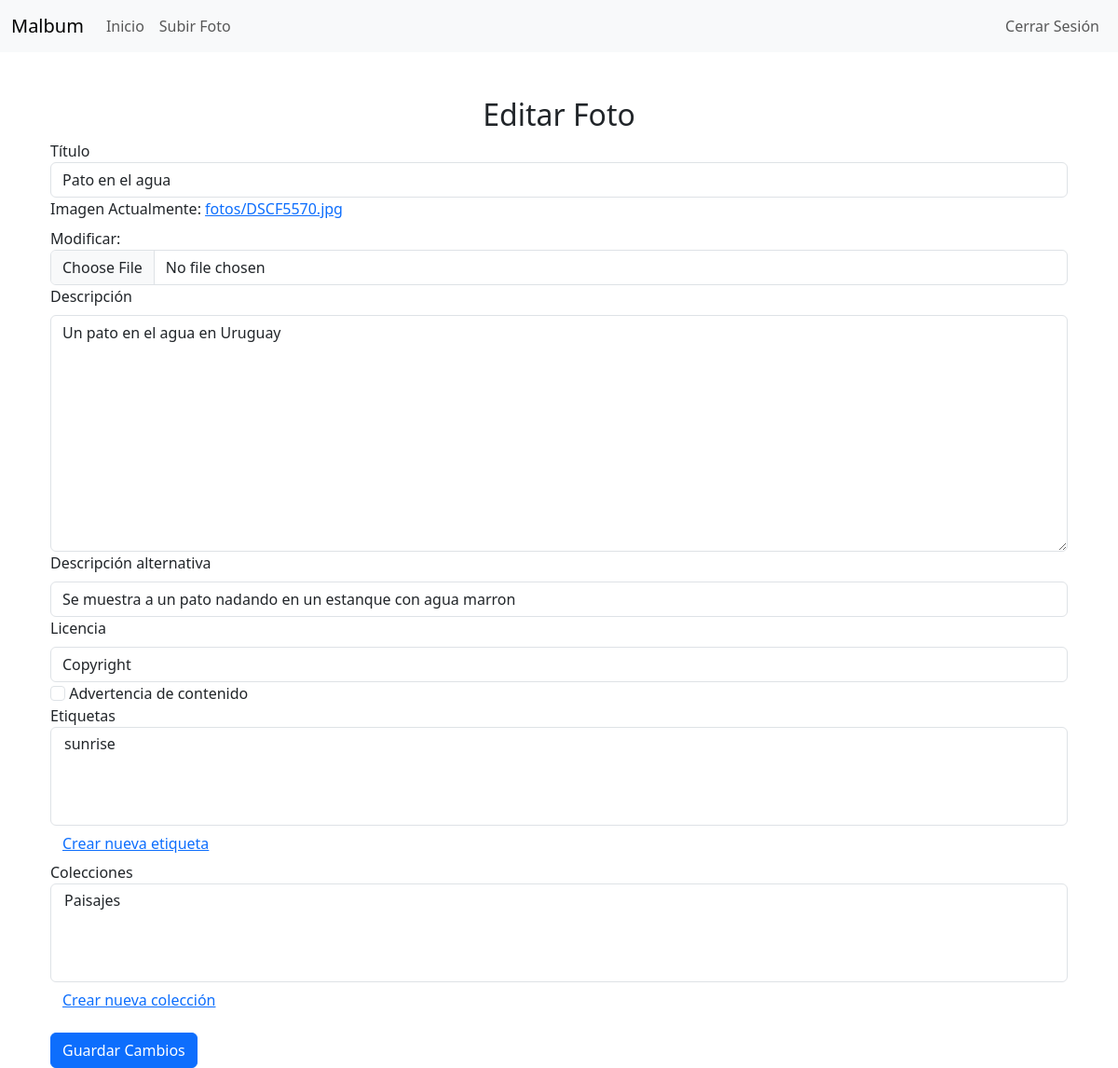
The app's page /foto/9/editar/ (signed in), older data.
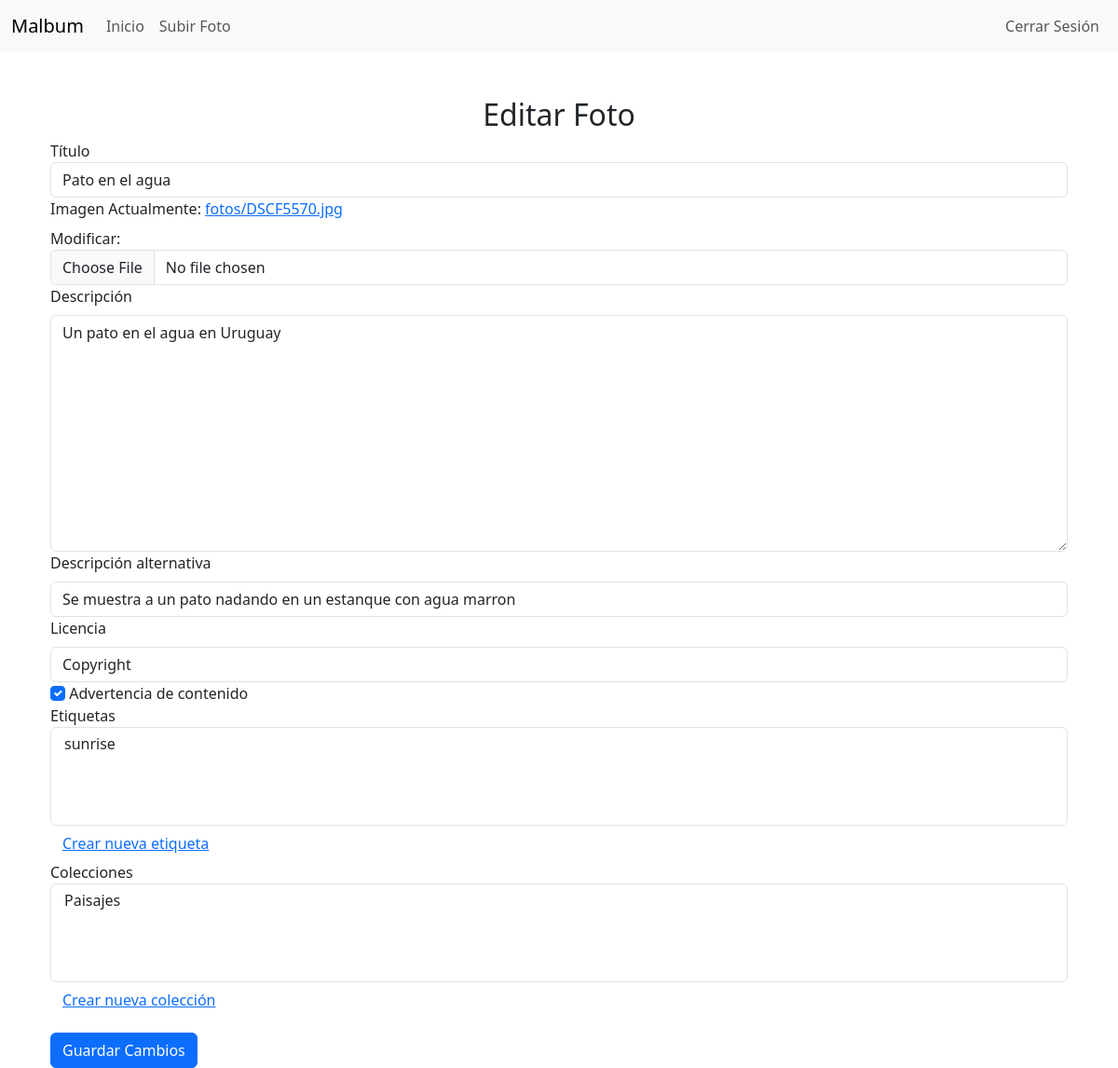
The same page, newer data.
### malbum/models.py (models this page shows, shortened)
class Foto(models.Model):
  titulo = models.CharField(max_length=255, verbose_name="Título")
  imagen = models.ImageField(upload_to='fotos/', verbose_name="Imagen")
  descripcion = models.TextField(blank=True, verbose_name="Descripción", help_text="Descripción de la imagen")
  fecha_subida = models.DateTimeField(default=timezone.now, verbose_name="Fecha de subida")
  alt_descripcion = models.CharField(max_length=255, blank=True, verbose_name="Descripción alternativa", help_text="Descripción alternativa para lectores de pantalla")
  licencia = models.CharField(max_length=255, blank=True, verbose_name="Licencia", help_text="Detalles sobre la licencia de imagen (ej. Creative Commons, Copyright, etc.)")
  advertencia_contenido = models.BooleanField(default=False, verbose_name="Advertencia de contenido", help_text="Indica si esta imagen debe mostrarse con una advertencia de contenido.")
  camara = models.CharField(max_length=100, blank=True, verbose_name="Cámara")
  lente = models.CharField(max_length=100, blank=True, verbose_name="Lente")
  configuracion = models.CharField(max_length=255, blank=True, verbose_name="Configuración")
  usuario = models.ForeignKey(get_user_model(), on_delete=models.CASCADE, related_name="fotos", verbose_name="Usuario")
  etiquetas = models.ManyToManyField('Etiqueta', blank=True, related_name="fotos", verbose_name="Etiquetas")
  colecciones = models.ManyToManyField('Coleccion', blank=True, related_name="fotos", verbose_name="Colecciones")

### malbum/views.py (the view)
# urls.py: path('foto/<int:id>/editar/', views.editar_foto, name='editar_foto'),
@login_required
def editar_foto(request, id):
  foto = get_object_or_404(Foto, id=id, usuario=request.user)
  if request.method == 'POST':
    form = FotoForm(request.POST, request.FILES, instance=foto)
    if form.is_valid():
      form.save()
      return redirect('detalle_foto', id=foto.id)
  else:
    form = FotoForm(instance=foto)
  return render(request, 'subir_foto.html', {'form': form, 'foto': foto})

### malbum/forms.py
class FotoForm(forms.ModelForm):
  class Meta:
    model = Foto
    fields = ['titulo', 'imagen', 'descripcion', 'alt_descripcion', 'licencia', 'advertencia_contenido', 'etiquetas', 'colecciones']
    labels = {
      'titulo': 'Título',
      'imagen': 'Imagen',
      'descripcion': 'Descripción',
      'alt_descripcion': 'Descripción alternativa',
      'licencia': 'Licencia',
      'advertencia_contenido': 'Advertencia de contenido',
      'etiquetas': 'Etiquetas',
      'colecciones': 'Colecciones'
    }

### malbum/models.py (called while the page is built)
  def __str__(self):
    return self.nombre

  def __str__(self):
    return self.titulo

### templates/subir_foto.html (shortened to what this page needs)
{% extends 'base.html' %}
{% block content %}
{% load widget_tweaks %}
<div class="container mt-5">
  <h2 class="text-center">{% if foto %}Editar Foto{% else %}Subir Nueva Foto{% endif %}</h2>
  <form method="post" enctype="multipart/form-data" action="{% if foto %}{% url 'editar_foto' foto.id %}{% else %}{% url 'subir_foto' %}{% endif %}" class="needs-validation" novalidate>
    <div class="form-group">
      <label for="{{ form.titulo.id_for_label }}">{{ form.titulo.label }}</label>
      {{ form.titulo|add_class:"form-control"}}
    </div>
    <div class="form-group">
      <label for="{{ form.imagen.id_for_label }}" class="form-label">{{ form.imagen.label }}</label>
      {{ form.imagen|add_class:"form-control" }}
    </div>
    <div>
      <label for="{{ form.descripcion.id_for_label }}" class="form-label">{{ form.descripcion.label}}</label>
      {{ form.descripcion|add_class:"form-control" }}
    </div>
    <div>
      <label for="{{ form.alt_descripcion.id_for_label }}" class="form-label">{{ form.alt_descripcion.label}}</label>
      {{ form.alt_descripcion|add_class:"form-control" }}
    </div>
    <div>
      <label for="{{ form.licencia.id_for_label }}" class="form-label">{{ form.licencia.label}}</label>
      {{ form.licencia|add_class:"form-control" }}
    </div>
    <div>
      {{form.advertencia_contenido|add_class:"form-check-input"}}
      <label for="{{ form.advertencia_contenido.id_for_label }}" class="form-check-label">{{ form.advertencia_contenido.label}}</label>
    </div>
    <div>
      <label for="{{ form.etiquetas.id_for_label }}" class="form-check-label">{{ form.etiquetas.label}}</label>
      {{form.etiquetas|add_class:"form-control"}}
      <button type="button" class="btn btn-link" data-bs-toggle="modal" data-bs-target="#modalAgregarEtiqueta">Crear nueva etiqueta</button>
    </div>
    <div>
      <label for="{{ form.colecciones.id_for_label }}" class="form-check-label">{{ form.colecciones.label}}</label>
      {{form.colecciones|add_class:"form-control"}}
      <button type="button" class="btn btn-link" data-bs-toggle="modal" data-bs-target="#modalAgregarColeccion">Crear nueva colección</button>
    </div>
    <button type="submit" class="btn btn-primary mt-3">
      {% if foto %}Guardar Cambios{% else %}Subir Foto{% endif %}
    </button>
  </form>
</div>
{% endblock %}

Row changes from the older to the newer data that the page shows:
changed Foto "Pato en el agua": advertencia_contenido "☐" → "☑"
